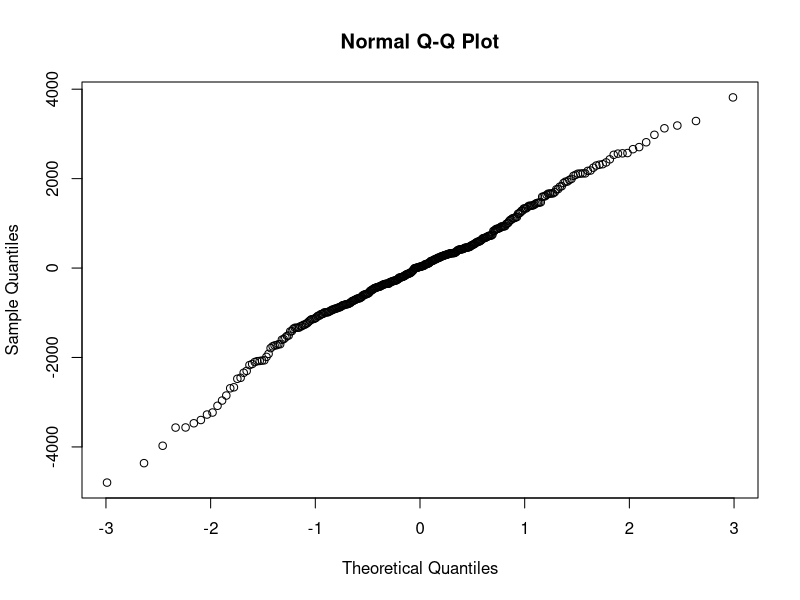
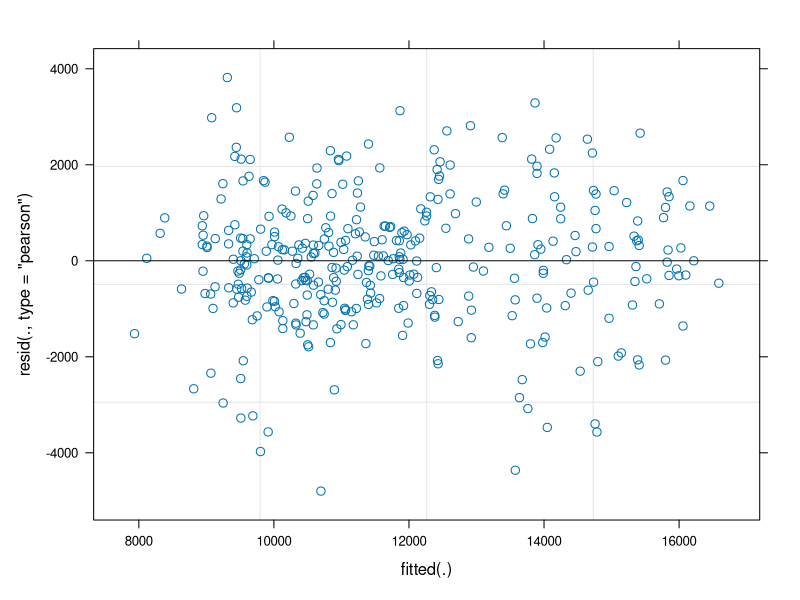

These figures' R source, in order: (Note: this script raises an error after producing the figures.)
## ---- chunk 1
library(car)
library(ggplot2)
library(emmeans)
library(lme4)
library(lmerTest)
library(patchwork)
library(glmmTMB)
library(dplyr)
## ---- chunk 2
getwd()

Corn1= read.csv(file="Corn_MasterData.csv")
Soybean1= read.csv(file="Soybean_MasterData.csv")

str(Corn1)
str(Soybean1)
## ---- chunk 3
corn.mod1= lmer(yield~ Site_crop_yr*Soil*Herb + (1|Site_crop_yr:Rep), data=Corn1)

qqnorm(resid(corn.mod1))

plot(corn.mod1)

anova(corn.mod1)
# Soil and site-year fixed effects significant. Soil:Site_crop_yr interaction significant.

cornmeans= lsmeans(corn.mod1 ,~ Soil|Site_crop_yr, contr="pairwise", adjust="none", type="response")
cornmeans1CLD<- CLD(cornmeans, alpha=0.05, Letters=letters, adjust="none", sort=TRUE, reverse=TRUE)

cornmeans1CLD
 #
## ---- chunk 4
soy.mod1= lmer(yield~ Site_crop_yr*Soil*Herb + (1|Site_crop_yr:Rep), data=Soybean1)

qqnorm(resid(soy.mod1))

plot(soy.mod1)

anova(soy.mod1)
# Soil fixed effect and soil:Site_crop_yr interaction significant

soymeans= lsmeans(soy.mod1 ,~ Soil|Site_crop_yr, contr="pairwise", adjust="none", type="response")
soymeans1CLD<- CLD(soymeans, alpha=0.05, Letters=letters, adjust="none", sort=TRUE, reverse=TRUE)

soymeans1CLD
#Lancaster 2019 soybean yield slightly reduced. All other statistically similar
## ---- chunk 5
Corn1= Corn1 %>%
  mutate(CNcanopy= Crop.Canopy/100)
corn.mod2= glmmTMB(CNcanopy~ Site_crop_yr*Soil*Herb + (1|Site_crop_yr:Rep), data=Corn1, beta_family(link="logit"))

Anova(corn.mod2)
#Soil, Herb, and site-year fixed effect and Site_crop_yr:Soil interaction significant.

emmip(corn.mod2, Site_crop_yr ~ Soil)

corncanopy1= emmeans(corn.mod2 ,~ Soil|Site_crop_yr, contr="pairwise", adjust="none", type="response")
corncanopy1CLD<- CLD(corncanopy1, alpha=0.05, Letters=letters, adjust="none", sort=TRUE, reverse=TRUE)

corncanopy1CLD

corncanopy2= emmeans(corn.mod2 ,~ Herb, contr="pairwise", adjust="none", type="response")
corncanopy2CLD<- CLD(corncanopy2, alpha=0.05, Letters=letters, adjust="none", sort=TRUE, reverse=TRUE)

corncanopy2CLD
## ---- chunk 6
Soybean1= Soybean1 %>%
  mutate(SBcanopy= Crop.Canopy/100)
soy.mod2= glmmTMB(SBcanopy~ Site_crop_yr*Soil*Herb + (1|Site_crop_yr:Rep), data=Soybean1, beta_family(link="logit"))

Anova(soy.mod2)
# Soil and Herbicide fixed effects significant.Site_crop_yr:Soil interaction was also significant

emmip(soy.mod2, Site_crop_yr ~ Soil)

soycanopy1= emmeans(soy.mod2 ,~ Soil|Site_crop_yr, contr="pairwise", adjust="none", type="response")
soycanopy1CLD<- CLD(soycanopy1, alpha=0.05, Letters=letters, adjust="none", sort=TRUE, reverse=TRUE)

soycanopy1CLD

soycanopy2= emmeans(soy.mod2 ,~ Herb, contr="pairwise", adjust="none", type="response")
soycanopy2CLD<- CLD(soycanopy2, alpha=0.05, Letters=letters, adjust="none", sort=TRUE, reverse=TRUE)

soycanopy2CLD

plot(lsmean~herb)
